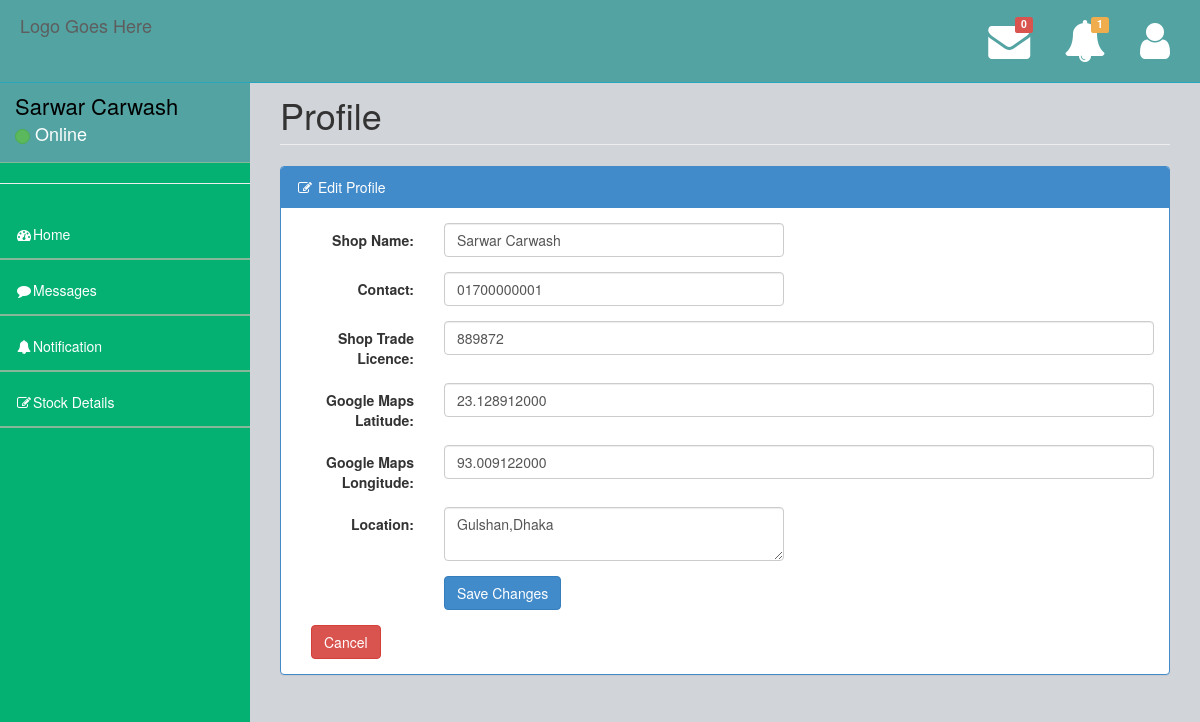
Page /shopOwner/edit_profile.php (signed in) on the committed database.
### tables this page shows
CREATE TABLE `shopowner` (
  `ShopName` varchar(35) NOT NULL,
  `Email` varchar(35) NOT NULL,
  `Contact` varchar(18) NOT NULL,
  `Password` varchar(15) NOT NULL,
  `Latitude` decimal(65,9) NOT NULL,
  `Longitude` decimal(65,9) NOT NULL,
  `Address` varchar(100) NOT NULL,
  `ShopTradeLicence` varchar(20) NOT NULL,
  `flag` int(1) NOT NULL,
  `Status` varchar(10) NOT NULL
);

### shopOwner/shopOwnerPHP/selectFromDatabase.php (called while the page is built)
<?php
function getJSONFromDB($sql){
	include("Mysqldb.php");
	$result = mysqli_query($conn, $sql)or die(mysqli_error($conn));
	$arr=array();
	while($row = mysqli_fetch_assoc($result)) {
		$arr[]=$row;
	}
	return json_encode($arr);
}
?>

### shopOwner/edit_profile.php (the view, shortened to what this page needs)
<?php include("TemplateFile/header.php"); ?>
        <div id="page-wrapper">
            <div class="row">
                <div class="col-lg-12">
                    <h1 class="page-header">Profile</h1>
                </div>
            </div>
            <div class="cow">
                <div class="col-lg-12">
                </div>
            </div>
            <div class="row">
                <div class="col-lg-12">
                    <div class="panel panel-primary">
                        <div class="panel-heading">
                            <i class="fa fa-pencil-square-o fa-fw"></i> Edit Profile
                        </div>
                        <div class="panel-body">
                            <div class="row">
                                <div class="col-lg-12">
                                    <div class="table-responsive">
                                         <form class="form-horizontal" action="" method="post">
                                              <div class="form-group">
                                                <label class="control-label col-sm-2" for="name">Shop Name:</label>
                                                <div class="col-sm-5">
                                                  <input type="text" class="form-control" id="name" name="ShopName" placeholder="" value="<?php echo $jsonShopOwnerData[0]->ShopName; ?>">
                                                </div>
                                              </div>
                                              <div class="form-group">
                                                <label class="control-label col-sm-2" for="contact">Contact:</label>
                                                <div class="col-sm-5">
                                                  <input type="text" class="form-control" id="contact" name="Contact" placeholder="" value="<?php echo $jsonShopOwnerData[0]->Contact; ?>">
                                                </div>
                                              </div>
                                              <div class="form-group">
                                                <label class="control-label col-sm-2" for="shoptradeLicence">Shop Trade Licence:</label>
                                                <div class="col-sm-10">
                                                  <input type="text" class="form-control" id="shoptradeLicence" name="ShopTradeLicence" placeholder="" value="<?php echo $jsonShopOwnerData[0]->ShopTradeLicence; ?>" required="">
                                                </div>
                                              </div>
                                              <div class="form-group">
                                                <label class="control-label col-sm-2" for="maps_latitude">Google Maps Latitude:</label>
                                                <div class="col-sm-10">
                                                  <input type="text" class="form-control" id="maps_latitude" name="Latitude" placeholder="" value="<?php echo $jsonShopOwnerData[0]->Latitude; ?>" required="">
                                                </div>
                                              </div>
                                              <div class="form-group">
                                                <label class="control-label col-sm-2" for="maps_longitude">Google Maps Longitude:</label>
                                                <div class="col-sm-10">
                                                  <input type="text" class="form-control" id="maps_longitude" name="Longitude" placeholder="" value="<?php echo $jsonShopOwnerData[0]->Longitude; ?>" required="">
                                                </div>
                                              </div>
                                              <div class="form-group">
                                                <label class="control-label col-sm-2" for="address">Location:</label>
                                                <div class="col-sm-5">
                                                   <textarea class="form-control" id="address" name="Location" required=""><?php echo $jsonShopOwnerData[0]->Address; ?></textarea>
                                                </div>
                                              </div>
                                              <div class="form-group">
                                                <div class="col-sm-offset-2 col-sm-2">
                                                  <button type="submit" class="btn btn-primary">Save Changes</button>
                                                </div>
                                              </div>
                                         </form>
                                         <div class="col-sm-2">
                                                  <a href="profile.php"><button type="button" class="btn btn-danger">Cancel</button></a>
                                         </div>
                                    </div>
                                </div>
                            </div>
                        </div>
                    </div>
                </div>
            </div>
        </div>
<?php include 'TemplateFile/footer.php'; ?>

### shopOwner/TemplateFile/header.php (shortened to what this page needs)
<?php session_start();
include("shopOwnerPHP/selectFromDatabase.php");
$jsonShopOwnerString = getJSONFromDB("SELECT * FROM shopowner WHERE Email='".$_SESSION["shopOwnerEmail"]."'");
$jsonShopOwnerData = json_decode($jsonShopOwnerString);
?>
<!DOCTYPE html>
<html>
<head>
    <link href="../assets/plugins/bootstrap/bootstrap.css" rel="stylesheet" />
    <link rel="stylesheet" href="https://cdnjs.cloudflare.com/ajax/libs/font-awesome/4.7.0/css/font-awesome.min.css">
    <link href="../assets/css/jquery.datepick.css" rel="stylesheet" />
    <link href="../assets/css/style.css" rel="stylesheet" />
    <link href="../assets/css/main-style.css" rel="stylesheet" />
   </head>
<body>
    <div id="wrapper">
        <nav class="navbar navbar-default navbar-fixed-top" role="navigation" id="navbar">
            <div class="navbar-header">
                <a class="navbar-brand logo-color" href="index.html">
                    Logo Goes Here
                </a>
            </div>
            <?php include("TemplateFile/messageTemplate.php"); ?>
        </nav>
        <nav class="navbar-default navbar-static-side" role="navigation">
            <div class="sidebar-collapse">
                <ul class="nav" id="side-menu">
                    <li>
                        <div class="user-section">
                            <div class="user-info">
                                <div><?php echo $jsonShopOwnerData[0]->ShopName; ?></strong></div>
                                <div class="user-text-online">
                                    <span class="user-circle-online btn btn-success btn-circle "></span>&nbsp;Online
                                </div>
                            </div>
                        </div>
                    </li>
                    <hr>
                    <li class="<?php if($currentPage =='home'){echo 'selected';}?>">
                        <a href="index.php"><i class="fa fa-dashboard fa-fw"></i>Home</a>
                    </li>
                    <li class="<?php if($currentPage =='message'){echo 'selected';}?>">
                        <a href="message.php"><i class="fa fa-comment fa-fw"></i>Messages</a>
                    </li>
                    <li class="<?php if($currentPage =='notification'){echo 'selected';}?>">
                        <a href="notification.php"><i class="fa fa-bell fa-fw"></i>Notification</a>
                    </li>
                    <li class="<?php if($currentPage =='entry'){echo 'selected';}?>">
                        <a href="entry.php"><i class="fa fa-edit fa-fw"></i>Stock Details</a>
                    </li>
                </ul>
            </div>
        </nav>

### assets/css/style.css (style rules this page uses)
body { background-color: #f8f8f8; }
#wrapper { width: 100%; margin-top: 55px!important; background-color:#04B173; height: 1000px; }
#page-wrapper { padding: 0 15px; min-height: 568px; background-color:rgb(209, 212, 216); }
.navbar-static-side ul li { border-bottom:1px solid #84B899 !important; }
.logo-color { color: #fff; }
@media (min-width:768px) { .navbar-static-side { z-index: 1; position: absolute; width: 250px; } }
.btn-circle { width: 30px; height: 30px; padding: 6px 0; border-radius: 15px; text-align: center; font-size: 12px; line-height: 1.428571429; }

### assets/css/main-style.css (style rules this page uses)
.user-info { display: block; color:#000!important; display: inline-block; padding: 15px; margin-bottom: 0px }
.user-text-online { font-size:18px; color:#fff }
.user-circle-online { width: 15px!important; height: 15px!important; }
.nav > li > a { padding: 20px 15px; }
#side-menu { background-color:#04B173; }
#side-menu a { color:#fff; border-bottom: 1px solid #84B899 !important; height: 55px; }
#navbar { background-color:rgb(83, 163, 163); }
.navbar-brand { padding-left:20px; }
.navbar-default { border-color: #27A6BE; }
@media (min-width:768px) { #page-wrapper { position: inherit; margin: 0 0 0 250px; padding: 0 30px; min-height: 1000px; } }

### rows in the picture
shopowner: ShopName "Sarwar Carwash", Contact "01700000001", ShopTradeLicence "889872", Latitude "23.128912000", Longitude "93.009122000", Location "Gulshan,Dhaka"

### other values in the picture
count($countMessageData) "0"
count($countNotificationData) "1"
